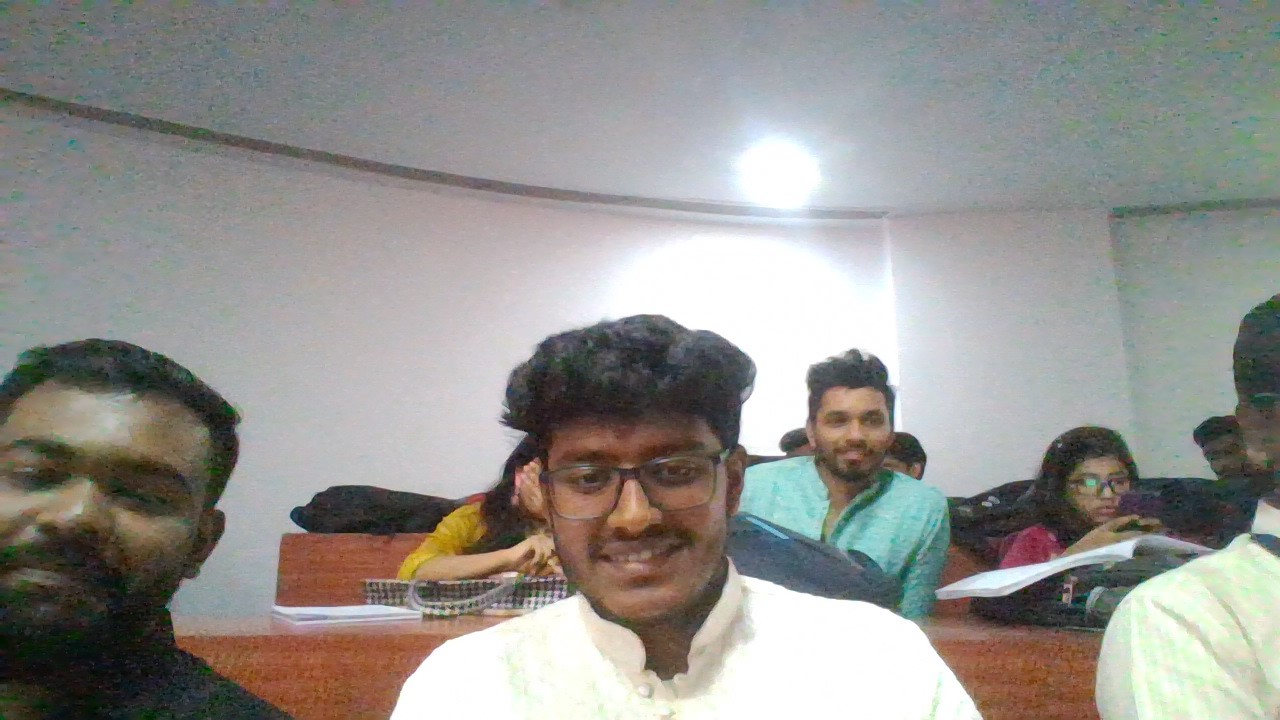
#> input picture frameit-mvp/uploads/02e2e508-967a-4def-bfad-ee0e48645646/photo_00.jpg, 1280 x 720 px
$ python -i frames.py   (imports and definitions only)
#> lines starting #> are read from the running program, lines starting #| are printed output that depends on the picture
#> further down, picture is the input picture: PIL image 1280x720 RGB; mean R, G, B 148.3, 146.8, 143.1
"""
modules/collage_renderer/frames.py
===================================
Frame builders.  Each function takes a cropped photo (RGBA) and wraps it
in a decorative frame, returning a new RGBA image that the renderer pastes
onto the canvas.

Frames available
----------------
    polaroid    White card with configurable borders; optional drop shadow.
    filmstrip   Dark borders top + bottom with procedurally drawn sprocket holes.
    border      Simple uniform border of any colour.
    none        Pass-through — returns the image unchanged.

All builders return RGBA images.  Shadow / border expansion means the
returned image is larger than the input photo.

Dispatch
--------
Use build_frame(photo, frame_cfg) as the single entry point.  It reads
frame_cfg["type"] and routes to the correct builder with the correct kwargs.
The renderer never calls individual builders directly.
"""

from __future__ import annotations

from PIL import Image, ImageDraw, ImageFilter


# ──────────────────────────────────────────────────────────────────────────────
# Helpers
# ──────────────────────────────────────────────────────────────────────────────

def _hex_to_rgb(hex_color: str) -> tuple[int, int, int]:
    h = hex_color.lstrip("#")
    if len(h) == 3:
        h = "".join(c * 2 for c in h)
    return int(h[0:2], 16), int(h[2:4], 16), int(h[4:6], 16)


def _hex_to_rgba(hex_color: str, alpha: int = 255) -> tuple[int, int, int, int]:
    r, g, b = _hex_to_rgb(hex_color)
    return r, g, b, alpha


# ──────────────────────────────────────────────────────────────────────────────
# Polaroid
# ──────────────────────────────────────────────────────────────────────────────

def apply_polaroid_frame(
    photo:          Image.Image,
    border_top:     int   = 12,
    border_sides:   int   = 12,
    border_bottom:  int   = 56,
    frame_color:    str   = "#FFFFFF",
    shadow_blur:    int   = 12,
    shadow_opacity: float = 0.18,
) -> Image.Image:
    """
    Wrap a photo in a polaroid-style white card with an optional drop shadow.

    The returned image is larger than the input:
        width  = photo_w + border_sides * 2
        height = photo_h + border_top + border_bottom + shadow_expansion

    Shadow is achieved by blurring a semi-transparent copy of the card
    shape below the card layer, so it never clips the photo.

    Args:
        photo:          Source RGBA image.
        border_top:     Top border thickness (px).
        border_sides:   Left and right border thickness (px).
        border_bottom:  Bottom border thickness (px) — the "polaroid gap".
        frame_color:    Card colour as "#RRGGBB".
        shadow_blur:    Gaussian blur radius for the shadow.
        shadow_opacity: Shadow alpha factor (0 = none, 1 = full black).

    Returns:
        RGBA image including the card and shadow.
    """
#> called with border_top = 12, border_sides = 12, border_bottom = 56, frame_color = '#FFFFFF', shadow_blur = 12, shadow_opacity = 0.18
    photo = photo.convert("RGBA")
    pw, ph = photo.size
#> pw = 1280; ph = 720

    card_w = pw + border_sides * 2
#> card_w = 1304
    card_h = ph + border_top + border_bottom
#> card_h = 788
    expand = shadow_blur * 2   # extra canvas for shadow bleed

    # Shadow layer: blurred dark rect behind the card
    out_w = card_w + expand
#> out_w = 1328
    out_h = card_h + expand
#> out_h = 812
    result = Image.new("RGBA", (out_w, out_h), (0, 0, 0, 0))
#> result: PIL image 1328x812 RGBA; every value is 0

    shadow_alpha = int(255 * shadow_opacity)
    shadow_rect  = Image.new("RGBA", (card_w, card_h), (30, 20, 10, shadow_alpha))
    shadow_layer = Image.new("RGBA", (out_w, out_h), (0, 0, 0, 0))
    # Offset shadow slightly down-right for depth
    shadow_offset = max(2, shadow_blur // 3)
    shadow_layer.paste(shadow_rect, (expand // 2 + shadow_offset,
                                     expand // 2 + shadow_offset))
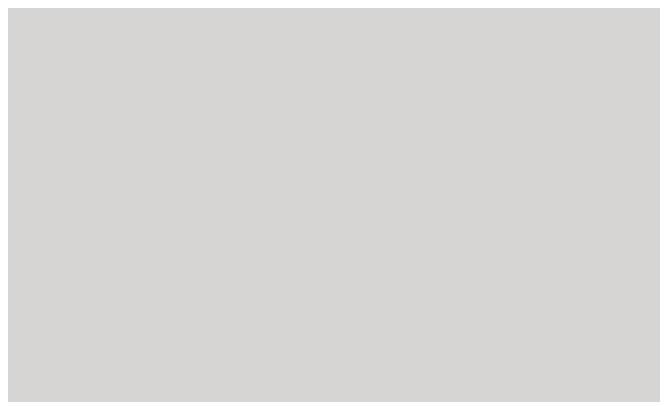
#> shadow_layer: PIL image 1328x812 RGBA (shown at 1/2 size); mean R, G, B, A 28.6, 19.1, 9.5, 42.9; transparent parts drawn white
    shadow_layer = shadow_layer.filter(ImageFilter.GaussianBlur(radius=shadow_blur // 2))
    result = Image.alpha_composite(result, shadow_layer)

    # Card layer: white card at the standard position
    fr, fg, fb = _hex_to_rgb(frame_color)
    card = Image.new("RGBA", (card_w, card_h), (fr, fg, fb, 255))
#> card: PIL image 1304x788 RGBA; every value is 255
    card.paste(photo, (border_sides, border_top))
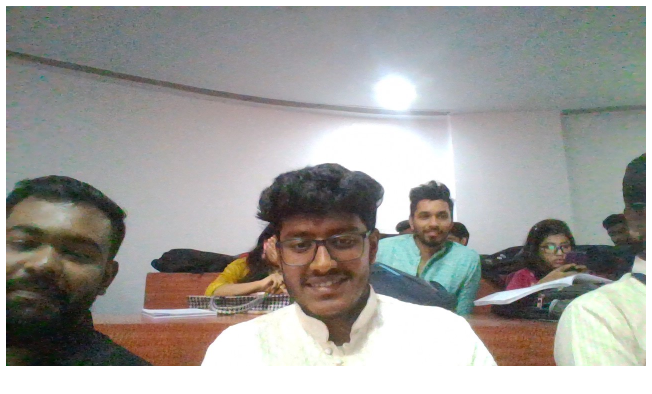
#> card: PIL image 1304x788 RGBA (shown at 1/2 size); mean R, G, B, A 159.3, 158, 154.6, 255

    card_x = expand // 2
    card_y = expand // 2
    result.paste(card, (card_x, card_y), mask=card)
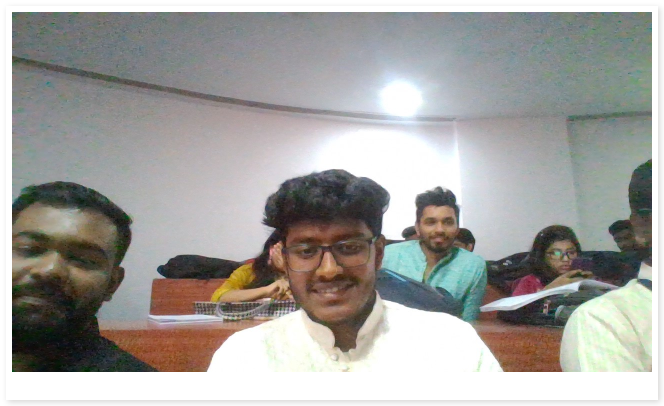
#> result: PIL image 1328x812 RGBA (shown at 1/2 size); mean R, G, B, A 152.2, 150.8, 147.4, 243.5; transparent parts drawn white

    return result


# ──────────────────────────────────────────────────────────────────────────────
# Filmstrip
# ──────────────────────────────────────────────────────────────────────────────

# [127 lines left out: functions apply_filmstrip_frame, apply_border_frame, build_frame, _resolve_color, not called in this run]

>>> from PIL import Image
>>> picture = Image.open('../../uploads/02e2e508-967a-4def-bfad-ee0e48645646/photo_00.jpg')
>>> result = apply_polaroid_frame(picture)

$ run again, on frameit-mvp/uploads/02e2e508-967a-4def-bfad-ee0e48645646/photo_01.jpg
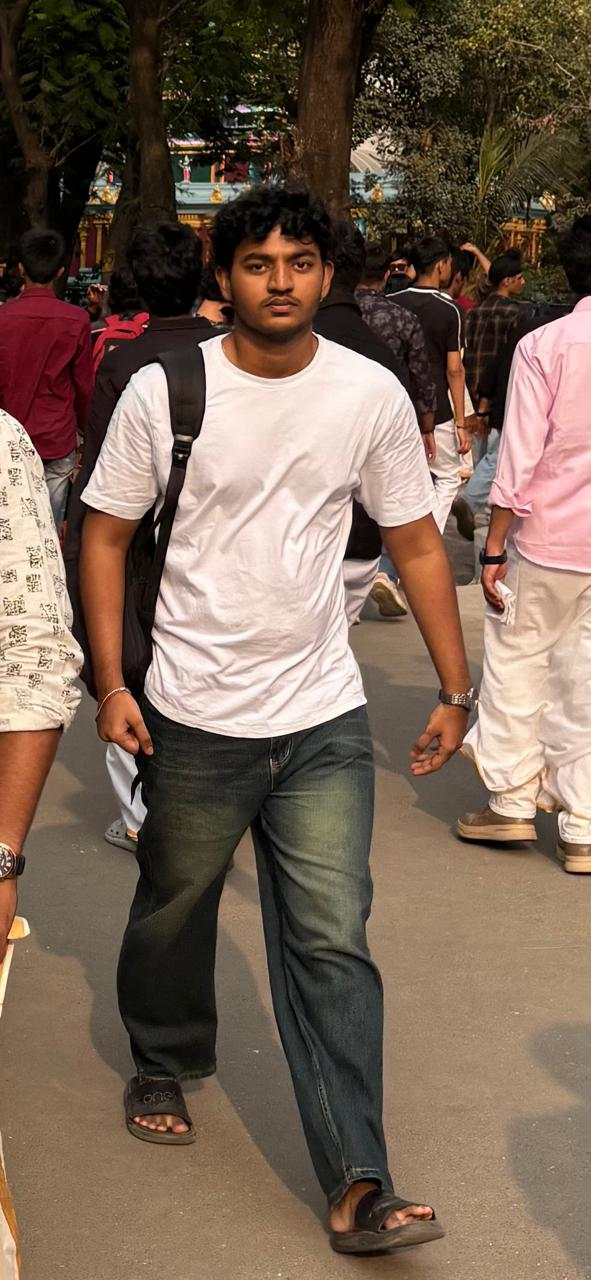
#> input picture frameit-mvp/uploads/02e2e508-967a-4def-bfad-ee0e48645646/photo_01.jpg, 591 x 1280 px
#> picture is the input picture: PIL image 591x1280 RGB; mean R, G, B 119.6, 99.2, 84.2
#> in apply_polaroid_frame, `shadow_layer.paste(shadow_rect, (expand // 2 + shadow_offset, expand /..`:
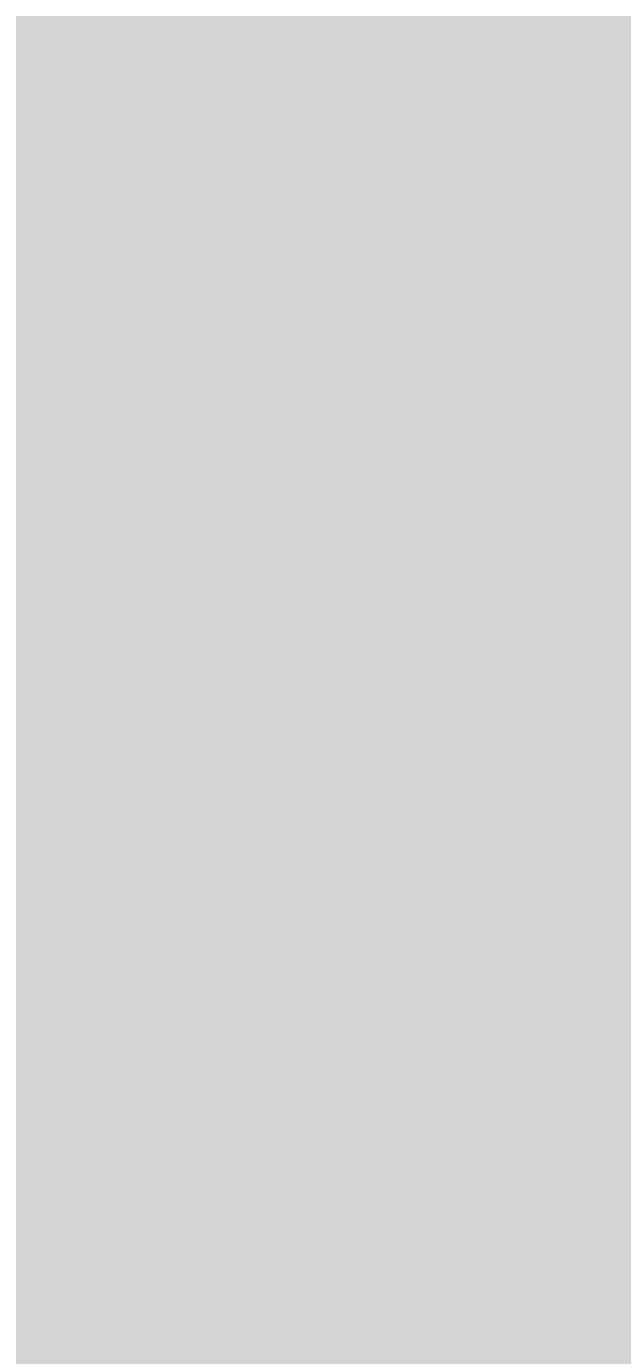
#> shadow_layer: PIL image 639x1372 RGBA; mean R, G, B, A 28.4, 18.9, 9.5, 42.6; transparent parts drawn white
#> in apply_polaroid_frame, `result.paste(card, (card_x, card_y), mask=card)`:
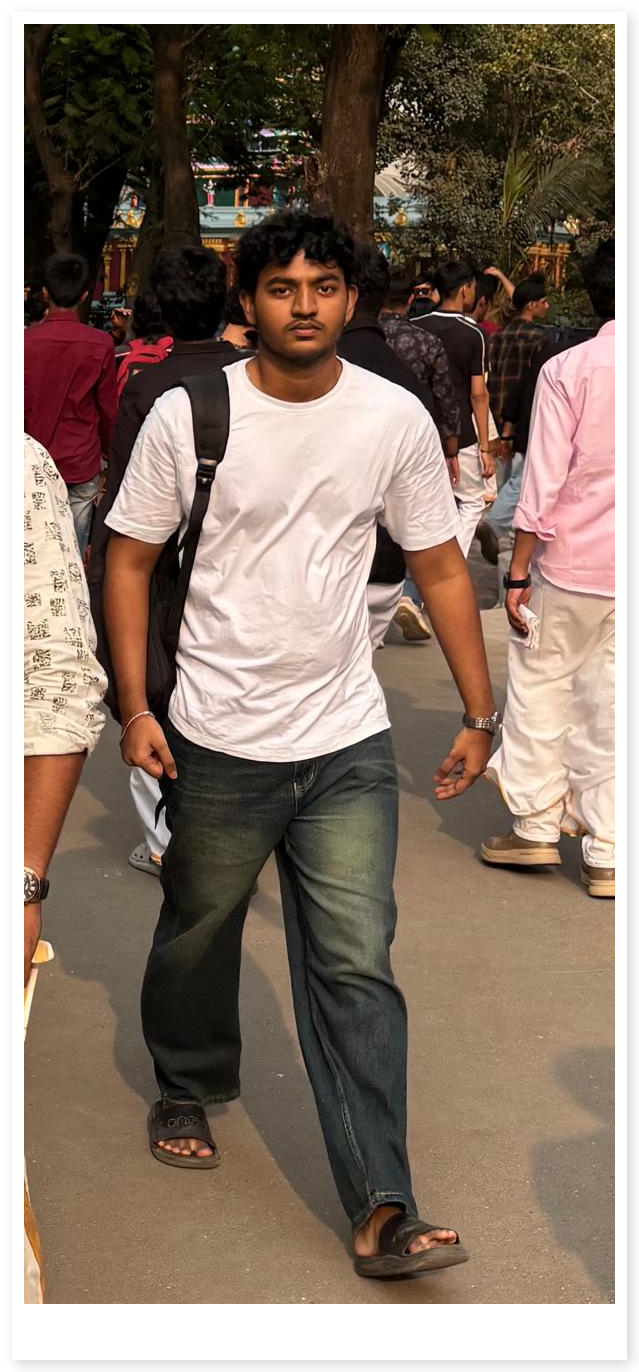
#> result: PIL image 639x1372 RGBA; mean R, G, B, A 124.7, 107, 93.9, 241.7; transparent parts drawn white
